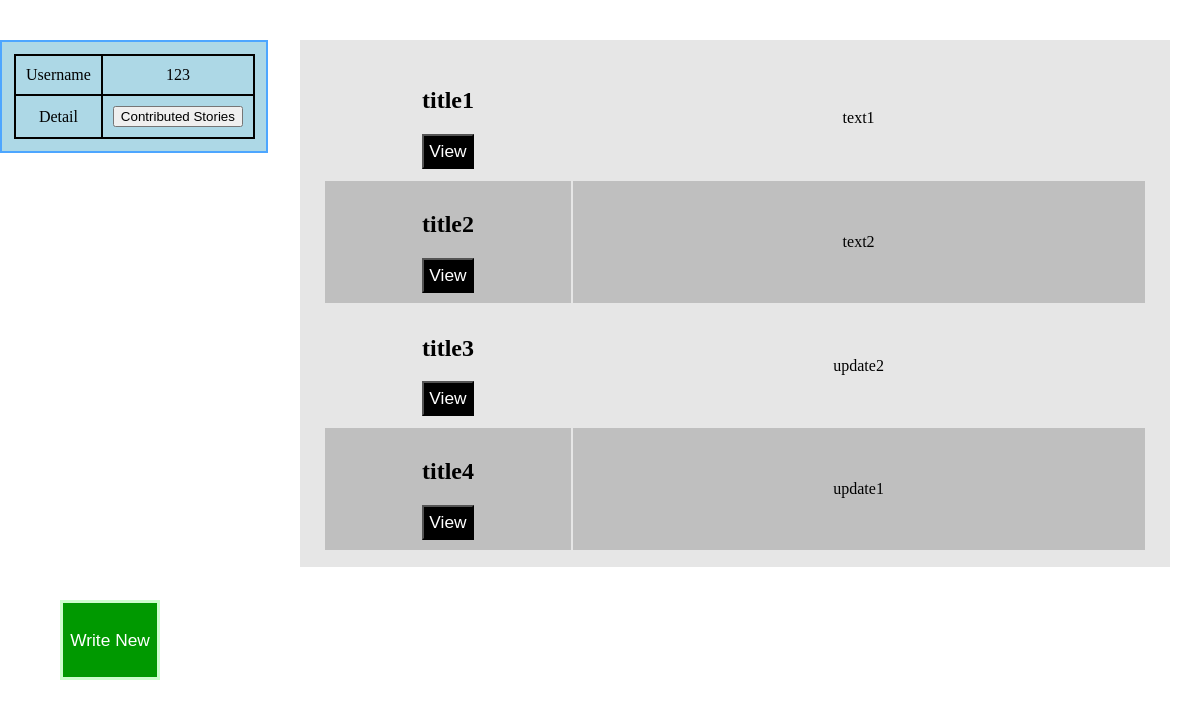
Page /feed (signed in) on the earlier database version.
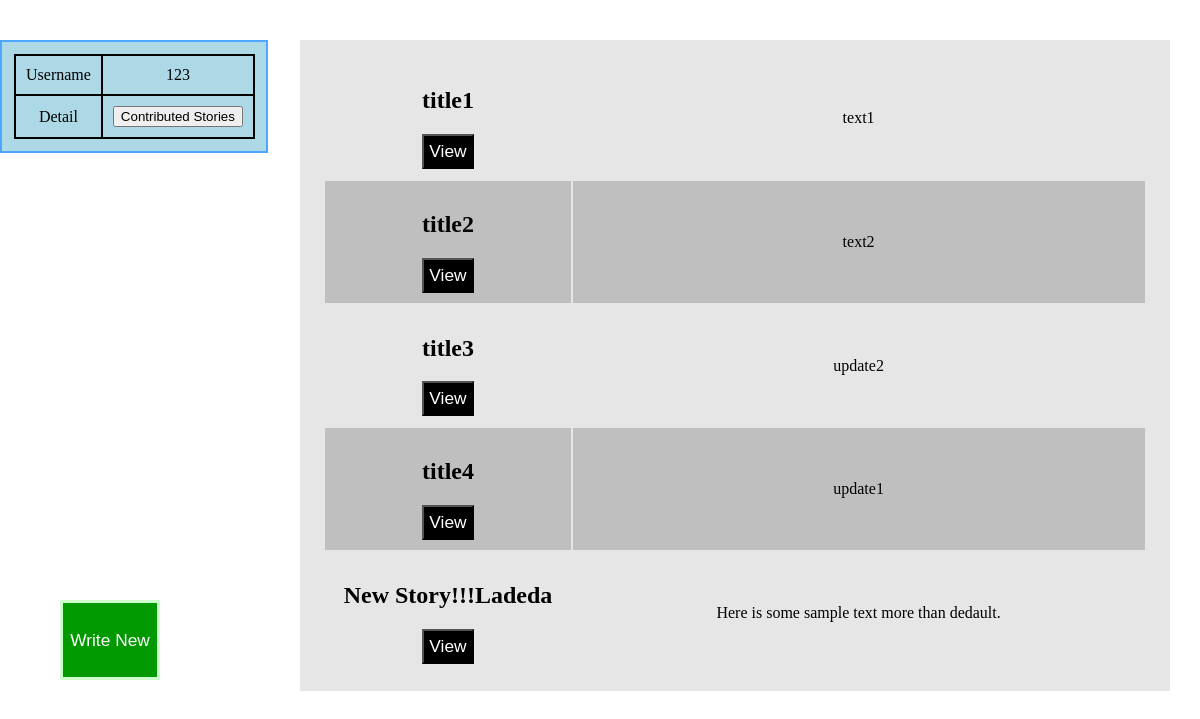
Same page on the later database version.
### tables this page shows
CREATE TABLE stories (storyID INT, title VARCHAR, isOpen INT);

CREATE TABLE updates (storyID INT, username VARCHAR, updateNum INT, text TEXT);

### app.py (the view)
@app.route("/feed")
def feed():
    data = posts.getFeedData(session["user"])
    return render_template("home.html", data=data, user=session["user"])

### utils/posts.py (called while the page is built)
def getContributedIDs(username):
    db = sqlite3.connect("data/story.db")
    cursor = db.cursor()
    query = "SELECT storyID FROM updates WHERE username=\"" + username + "\""
    cursor.execute(query)
    fetch = cursor.fetchall()
    data = []
    for i in fetch:
        data.append(i[0])
    return data

### templates/home.html (shortened to what this page needs)
<!DOCTYPE html>
<html>
<div class="user">
<table class="user">
  <tr>
    <td class="user" width="30%"> Username </td>
    <td class="user"> {{ user }} </td>
  </tr>
  <tr>
    <td class="user"> Detail </td>
    <td class="user">
      <form action="/contributed" method="POST">
	<input type="submit" value="Contributed Stories">
      </form>
    </td>
  </tr>
</table>
</div>
<div class="content">
<table class="content">
  {% for dic in data %}
  <tr class="content">
    <td class="content" width="30%">
      <h2>{{ dic["title"] }}</h2>
      <form type="hidden" action="/viewstory" value={{ dic["storyID"] }}>
	<input type="submit" class="view" value="View">
      </form>
    </td>
    <td class="content">
      {{ dic["text"] }}
    </td>
  </tr>
  {% endfor %}
</table>
</div>
<div class="new">
  <form action="/newstory">
    <input type="submit" class="new" value="Write New">
  </form>
</div>
</html>

### templates/home.html (style rules this page uses)
div.user { position: fixed; top: 5%; left: 0; background: lightblue; width: 20%; border: 2px solid; border-color: #4da6ff; padding: 1%; }
table.user { width: 90%; margin-left: auto; margin-right: auto; border-collapse: collapse; }
td.user { border: 2px solid black; padding: 10px; text-align: center; }
div.content { position: fixed; max-height: 80%; width: 70%; background: #e6e6e6; padding: 15px; top: 5%; left: 25%; overflow-y:scroll; }
table.content { width: 98%; margin-left: auto; margin-right: auto; }
td.content { text-align: center; padding: 10px; }
tr.content:nth-child(even) { background-color: #bfbfbf; }
input.view { color: white; background-color: black; font-size: 13pt; padding: 5px; }
div.new { position: fixed; bottom: 15%; left: 5%; }
input.new { width: 100px; height: 80px; color: white; font-size: 13pt; background-color: #009900; border: 3px solid #ccffcc; padding:2px; }

Differences in the rows shown:
added stories: title "New Story!!!Ladeda"
added updates: text "Here is some sample text more than dedault."
Other differences:
new list line: "View"
